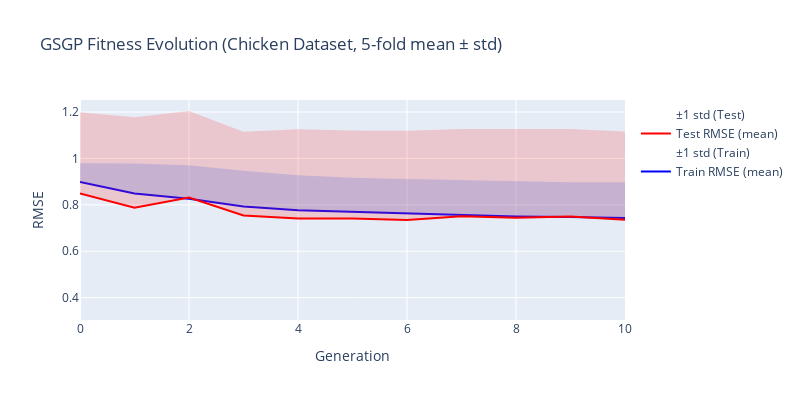

Write notebook code for a chart like this one.
### Code cell
DATASET_NAME = 'Chicken Dataset'
fig = go.Figure()

# Train Fitness (mean ± std)
fig.add_trace(go.Scatter(
    x=mean_df["Generation"],
    y=mean_df["Fitness"],
    mode='lines',
    name='Train RMSE (mean)',
    line=dict(color='blue', width=2)
))
# Add std as a shaded region (light blue)
fig.add_trace(go.Scatter(
    x=mean_df["Generation"],
    y=mean_df["Fitness"] + std_df["Fitness"],
    mode='lines',
    line=dict(width=0),
    showlegend=False,
    fillcolor='rgba(0, 100, 255, 0.2)',
    fill='tonexty'
))
fig.add_trace(go.Scatter(
    x=mean_df["Generation"],
    y=mean_df["Fitness"] - std_df["Fitness"],
    mode='lines',
    line=dict(width=0),
    name='±1 std (Train)',
    fillcolor='rgba(0, 100, 255, 0.2)'
))

# Test Fitness (mean ± std)
fig.add_trace(go.Scatter(
    x=mean_df["Generation"],
    y=mean_df["Test_fitness"],
    mode='lines',
    name='Test RMSE (mean)',
    line=dict(color='red', width=2)
))
# Add std as a shaded region (light red)
fig.add_trace(go.Scatter(
    x=mean_df["Generation"],
    y=mean_df["Test_fitness"] + std_df["Test_fitness"],
    mode='lines',
    line=dict(width=0),
    showlegend=False,
    fillcolor='rgba(255, 50, 50, 0.2)',
    fill='tonexty'
))
fig.add_trace(go.Scatter(
    x=mean_df["Generation"],
    y=mean_df["Test_fitness"] - std_df["Test_fitness"],
    mode='lines',
    line=dict(width=0),
    name='±1 std (Test)',
    fillcolor='rgba(255, 50, 50, 0.2)'
))

fig.update_layout(
    title=f'GSGP Fitness Evolution ({DATASET_NAME}, 5-fold mean ± std)',
    xaxis_title='Generation',
    yaxis_title='RMSE',
    hovermode='x unified',
    height=400,
    width=800
)
fig.show()

### Figure 1 — Plotly figure (JSON) as saved in the notebook; plotly's stock layout.template omitted (floating-point values rounded to 4 significant figures)
{"data": [{"line": {"color": "blue", "width": 2}, "mode": "lines", "name": "Train RMSE (mean)", "type": "scatter", "x": [0, 1, 2, 3, 4, 5, 6, 7, 8, 9, 10], "y": [0.8987, 0.8487, 0.8264, 0.7931, 0.7768, 0.7697, 0.7628, 0.7572, 0.7503, 0.7475, 0.7435]}, {"fill": "tonexty", "fillcolor": "rgba(0, 100, 255, 0.2)", "line": {"width": 0}, "mode": "lines", "showlegend": false, "type": "scatter", "x": [0, 1, 2, 3, 4, 5, 6, 7, 8, 9, 10], "y": [0.9792, 0.9777, 0.9703, 0.9466, 0.9279, 0.9164, 0.9117, 0.9072, 0.8997, 0.8974, 0.8969]}, {"fillcolor": "rgba(0, 100, 255, 0.2)", "line": {"width": 0}, "mode": "lines", "name": "±1 std (Train)", "type": "scatter", "x": [0, 1, 2, 3, 4, 5, 6, 7, 8, 9, 10], "y": [0.8181, 0.7196, 0.6825, 0.6397, 0.6257, 0.6229, 0.614, 0.6072, 0.6009, 0.5975, 0.5901]}, {"line": {"color": "red", "width": 2}, "mode": "lines", "name": "Test RMSE (mean)", "type": "scatter", "x": [0, 1, 2, 3, 4, 5, 6, 7, 8, 9, 10], "y": [0.8491, 0.7878, 0.832, 0.7543, 0.7411, 0.7408, 0.7352, 0.7511, 0.7442, 0.7493, 0.7359]}, {"fill": "tonexty", "fillcolor": "rgba(255, 50, 50, 0.2)", "line": {"width": 0}, "mode": "lines", "showlegend": false, "type": "scatter", "x": [0, 1, 2, 3, 4, 5, 6, 7, 8, 9, 10], "y": [1.199, 1.177, 1.204, 1.115, 1.126, 1.12, 1.119, 1.127, 1.126, 1.127, 1.116]}, {"fillcolor": "rgba(255, 50, 50, 0.2)", "line": {"width": 0}, "mode": "lines", "name": "±1 std (Test)", "type": "scatter", "x": [0, 1, 2, 3, 4, 5, 6, 7, 8, 9, 10], "y": [0.499, 0.3983, 0.4597, 0.3934, 0.3563, 0.3613, 0.3514, 0.3754, 0.3622, 0.372, 0.3564]}], "layout": {"height": 400, "hovermode": "x unified", "title": {"text": "GSGP Fitness Evolution (Chicken Dataset, 5-fold mean ± std)"}, "width": 800, "xaxis": {"title": {"text": "Generation"}}, "yaxis": {"title": {"text": "RMSE"}}}}
